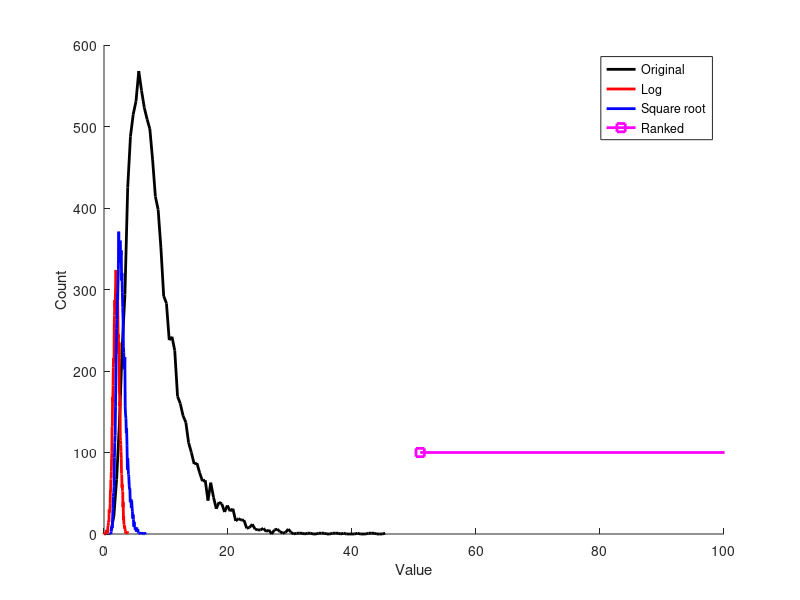
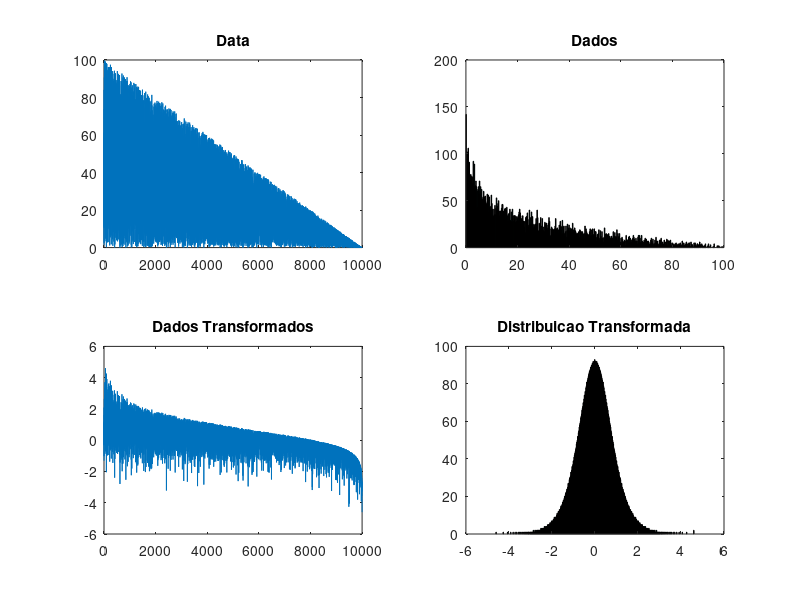

The MATLAB source for these figures, in order:
%%
%     Curso do canal ExataMenteS
%     Aula 29 - Estatistica, Media, Mediana, Histogramas, Desvio Padrao e Varianca
%     Se inscreva no canal e nos ajude a crescer <3
%     Vamos melhorar o Brasil atraves da tecnologia :)
%     https://www.youtube.com/channel/UCZyFebN0_gF2yy5fhVhlXtA
%     Instrutor: Joao Pinheiro
%%
% Criar uma distribuicao log-normal
data = exp( 2 + 0.5*randn(10000,1) );
[yo,xo] = hist(data,100);

% Aplique uma transformacao log 
datalog = log(data);
[yl,xl] = hist(datalog,100);

% Raiz quadrada
datasqt = sqrt(data);
[ys,xs] = hist(datasqt,100);

% Ordem da matriz
datarnk = tiedrank(data);
[yr,xr] = hist(datarnk,100);

figure(1), clf, hold on
plot(xo,yo,'k','linew',2)
plot(xl,yl,'r','linew',2)
plot(xs,ys,'b','linew',2)
plot(xr,yr,'ms-','linew',2)

legend({'Original';'Log';'Square root';'Ranked'})
set(gca,'xlim',[0 100])
xlabel('Value'), ylabel('Count')

% Transformar qualquer distribuicao em uma Gaussiana

% 1 - Rank os dados
% 2 - Escale os valores em -1 a +1
% 3 - Aplique a tanh inversa

N = 10000;

% Criar uma non-normal dados
data = linspace(100,.001,N) .* rand(1,N);

figure(2), clf
subplot(221)
plot(data)
title('Data')

subplot(222)
hist(data,round(N/20))
title('Dados')

% Parte 1: rank
dataR = tiedrank(data);

% Parte 2: scale to -/+1
dataR = dataR / N; % escala para 1
dataR = dataR * 2; % escala para [0 2]
dataR = dataR - 1; % escala para [-1 1]

% Parte 3: tangente hiperbolica inversa
dataR = atanh(dataR);

subplot(223)
plot(dataR)
title('Dados Transformados')

subplot(224)
hist(dataR,round(N/20))
title('Distribuicao Transformada')